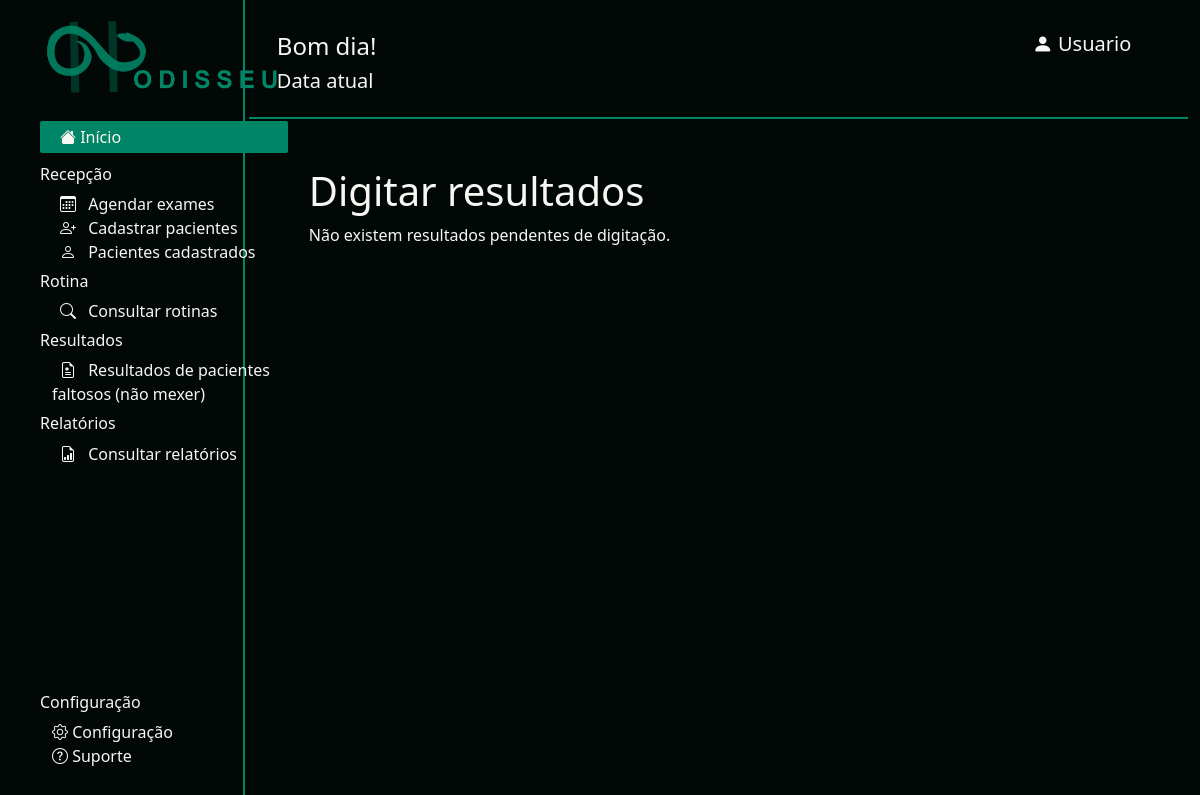
The app's page /resultados, older data.
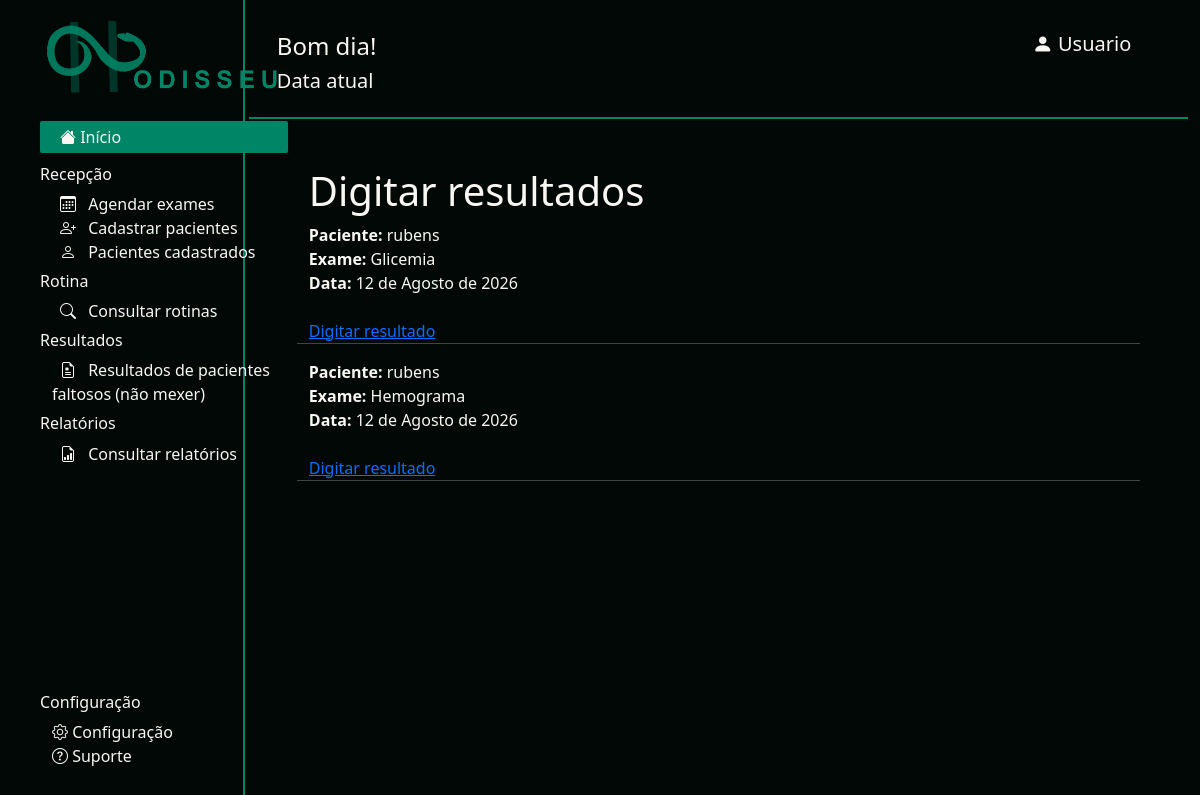
The same page, newer data.
### odisseu/models.py (models this page shows, shortened)
class Agendamento(models.Model):
    EXAMES = [
        ('glicemia', 'Glicemia'),
        ('hemograma', 'Hemograma'),
        ('proteina', 'Proteína C reativa'),
    ]
    solicitante = models.CharField(max_length=200,blank=True, validators=[validate_nome]
    )
    paciente = models.ForeignKey(
        Paciente,
        on_delete=models.CASCADE
    )
    exame = models.CharField(
        max_length=50,
        choices=EXAMES
    )
    data = models.DateField()

class Paciente(models.Model):
    nome = models.CharField(max_length=200, validators=[validate_nome])
    cpf = models.CharField(max_length=11, validators=[validate_cpf])
    cns = models.CharField(max_length=14, validators=[validate_cns])
    data_nascimento = models.DateField()
    telefone = models.CharField(max_length=20, validators=[validate_telefone])

### odisseu/views.py (the view)
# urls.py: path('resultados', views.resultados, name='resultados'),
def resultados(request):
    agendamentos = Agendamento.objects.filter(
        resultado__isnull=True
    )
    return render(
        request,
        'resultados.html',
        {'agendamentos': agendamentos}
    )

### odisseu/templates/resultados.html (shortened to what this page needs)
{% extends "base.html" %}
{% block content %}
    <h1>Digitar resultados</h1>
    {% if agendamentos %}
        {% for agendamento in agendamentos %}
            <div>
                <strong>Paciente:</strong>
                {{ agendamento.paciente.nome }}
                <br>
                <strong>Exame:</strong>
                {{ agendamento.get_exame_display }}
                <br>
                <strong>Data:</strong>
                {{ agendamento.data }}
                <br><br>
                <a href="{% url 'digitar_resultados' agendamento.id %}">
                    Digitar resultado
                </a>
            </div>
            <hr>
        {% endfor %}
    {% else %}
        <p>Não existem resultados pendentes de digitação.</p>
    {% endif %}
{% endblock %}

Row changes from the older to the newer data that the page shows:
added Agendamento: paciente.nome "rubens", exame "Glicemia", data "12 de Agosto de 2026"
added Agendamento: paciente.nome "rubens", exame "Hemograma", data "12 de Agosto de 2026"
Text that changed along with them:
text no longer shown: "Não existem resultados pendentes de digitação."
